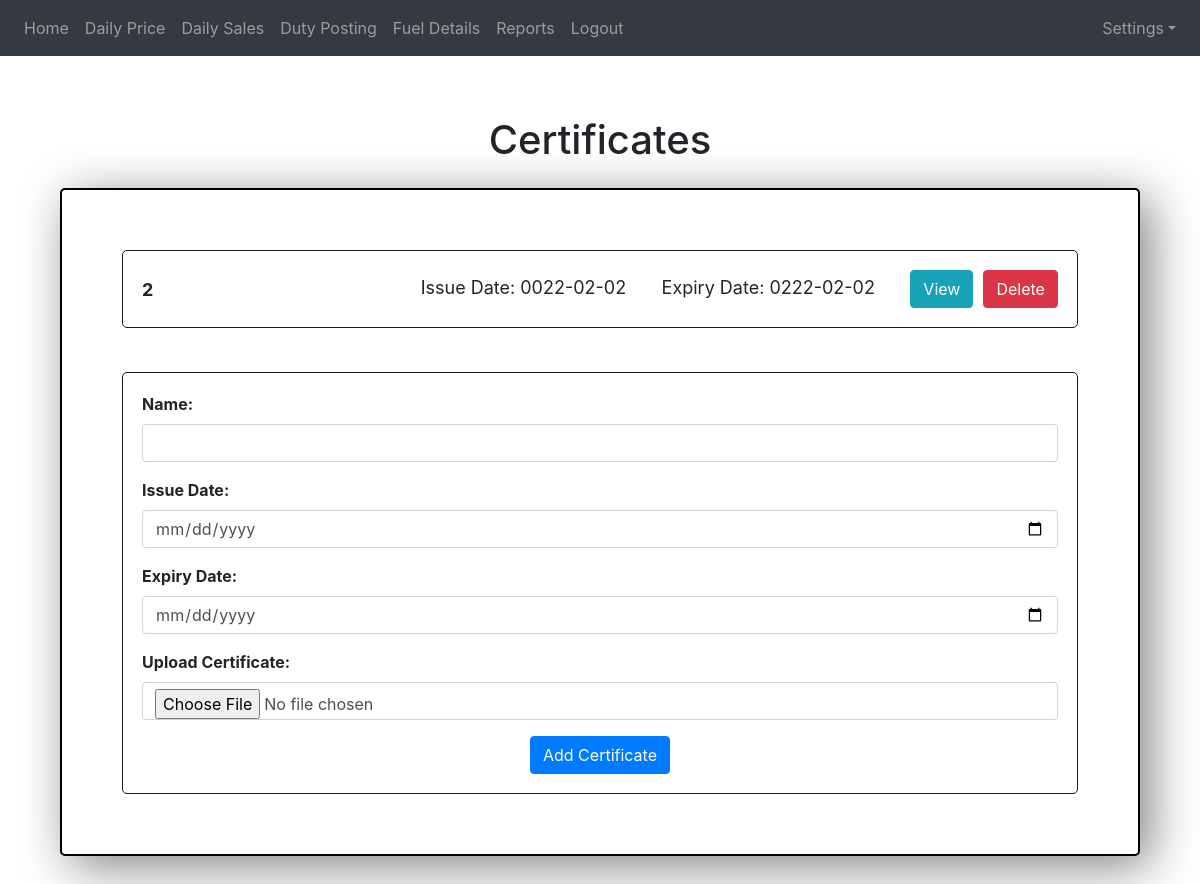
/certificates (signed in), run on the app's committed database.
### website/models.py (models this page shows)
class certificate(db.Model):
    name = db.Column(db.String(150), primary_key = True)
    file_name = db.Column(db.String(150))
    exp_date = db.Column(db.Date)
    issue_date = db.Column(db.Date)
    file = db.Column(db.LargeBinary)

### website/views.py (the view, shortened to what this page needs)
@views.route('/certificates', methods=['GET','POST'])
@login_required
def certificates():
    name = request.form.get("name")
    issue_date = request.form.get("issue_date")
    exp_date = request.form.get("exp_date")
    print(func.now)
    certificates = certificate.query.all()
    return render_template("certificates.html",certificates=certificates, user=current_user)

### website/templates/certificates.html (shortened to what this page needs)
{% extends 'base.html' %}
{% block content %}
<h1 style="text-align: center; margin-top: 5%;">Certificates</h1>
<div style="margin: 5%; margin-top: 2%; border: 2px solid black; padding: 5%; border-radius: 5px; box-shadow: 10px 10px 50px grey;">
  {% for certificate in certificates %}
  <div style="border: 1px solid rgb(27, 26, 26); border-radius: 5px; padding: 2%;">
    <div style="display: flex; justify-content: space-between; align-items: center; font-size: 18px;">
      <div style="font-weight: bold; margin-right: 10%;">{{certificate.name}}</div>
      <div style="display: flex; justify-content: space-between; align-items: center; font-size: 18px;">
        <div>
        Issue Date: {{certificate.issue_date}} &nbsp;&nbsp;&nbsp;&nbsp;&nbsp;
        Expiry Date: {{certificate.exp_date}} &nbsp;&nbsp;&nbsp;&nbsp;&nbsp;
        <a href="/certificates/{{certificate.name}}" >
          <button class="btn btn-info">View</button>
        </a>
      </div>
      <form action="{{ url_for('views.delete_certificate', id=certificate.name) }}" method="post" style="margin-left: 10px;">
        <button type="submit" class="btn btn-danger">Delete</button>
      </form>
    </div>
    </div>
  </div>
  <br>
  {% endfor %}
  <div style="border: 1px solid rgb(27, 26, 26); border-radius: 5px; padding: 2%; margin-top: 20px;">
    <form method="POST" enctype="multipart/form-data">
      <div class="form-group">
        <label for="name" style="font-weight: bold;">Name:</label>
        <input type="text" class="form-control" id="name" name="name" required>
      </div>
      <div class="form-group">
        <label for="issue_date" style="font-weight: bold;">Issue Date:</label>
        <input type="date" class="form-control" id="issue_date" name="issue_date" required>
      </div>
      <div class="form-group">
        <label for="exp_date" style="font-weight: bold;">Expiry Date:</label>
        <input type="date" class="form-control" id="exp_date" name="exp_date" required>
      </div>
      <div class="form-group">
        <label for="file" style="font-weight: bold;">Upload Certificate:</label>
        <input type="file" class="form-control" id="file" name="file" accept="application" required>
      </div>
      <div style="text-align: center;">
        <button type="submit" class="btn btn-primary">Add Certificate</button>
      </div>
    </form>
  </div>
</div>
{% endblock %}

### data on the page
certificate: name "2", issue_date "0022-02-02", exp_date "0222-02-02"
